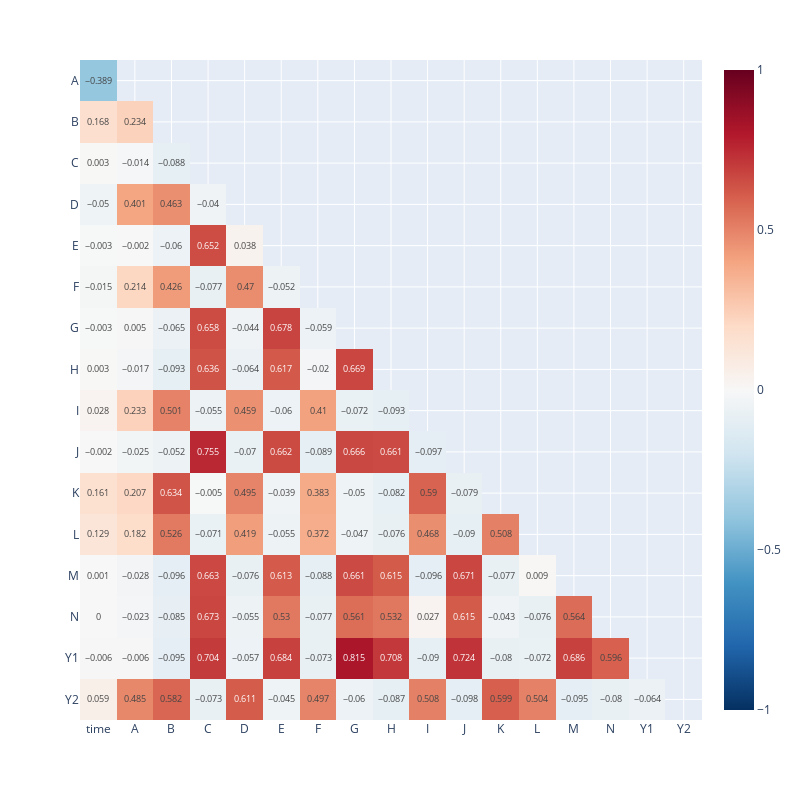

The notebook cell this image was saved under:
### Markdown cell above
First, see the (pearson) correlation between each pair of attrs.
- `Y1` has high correlation with `C`, `E`, `G`, `H`, `J`, `M`, and `N`
- `Y2` has high correlation with `A`, `B`, `D`, `F`, `I`, `K`, and `L` --> seems the 2 vars are influenced by 2 mutually exclusive sets (the don't have common high-correlated attrs)
- notice a weak corr between `time` and `A`

### Code cell
df_corr = train_data.corr().round(3)

mask = np.zeros_like(df_corr, dtype=bool)
mask[np.triu_indices_from(mask)] = True

df_corr_viz = df_corr.mask(mask).dropna(how='all')
fig = px.imshow(df_corr_viz, text_auto=True, zmin=-1, zmax = 1, width=800, height=800, aspect='auto', color_continuous_scale='RdBu_r')
fig.show()

### Figure 1 — Plotly figure (JSON) as saved in the notebook; plotly's stock layout.template omitted (floating-point values rounded to 4 significant figures; data arrays with more than 128 entries replaced by an {"elided": "..."} marker saying what was removed)
{"data": [{"coloraxis": "coloraxis", "hovertemplate": "x: %{x}<br>y: %{y}<br>color: %{z}<extra></extra>", "name": "0", "texttemplate": "%{z}", "type": "heatmap", "x": ["time", "A", "B", "C", "D", "E", "F", "G", "H", "I", "J", "K", "L", "M", "N", "Y1", "Y2"], "xaxis": "x", "y": ["A", "B", "C", "D", "E", "F", "G", "H", "I", "J", "K", "L", "M", "N", "Y1", "Y2"], "yaxis": "y", "z": {"elided": "16x17 float values"}}], "layout": {"coloraxis": {"cmax": 1, "cmin": -1, "colorscale": [[0, "rgb(5,48,97)"], [0.1, "rgb(33,102,172)"], [0.2, "rgb(67,147,195)"], [0.3, "rgb(146,197,222)"], [0.4, "rgb(209,229,240)"], [0.5, "rgb(247,247,247)"], [0.6, "rgb(253,219,199)"], [0.7, "rgb(244,165,130)"], [0.8, "rgb(214,96,77)"], [0.9, "rgb(178,24,43)"], [1, "rgb(103,0,31)"]]}, "height": 800, "margin": {"t": 60}, "width": 800, "xaxis": {"anchor": "y", "domain": [0, 1]}, "yaxis": {"anchor": "x", "autorange": "reversed", "domain": [0, 1]}}}
